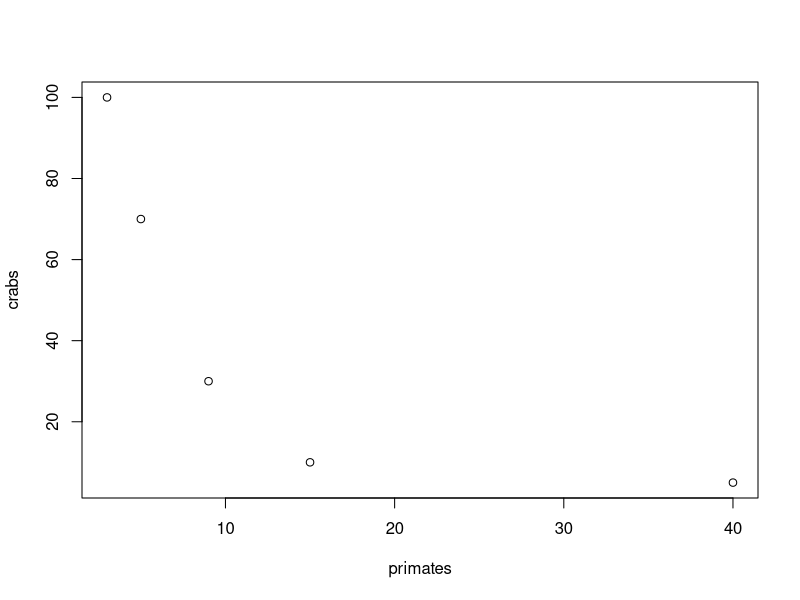
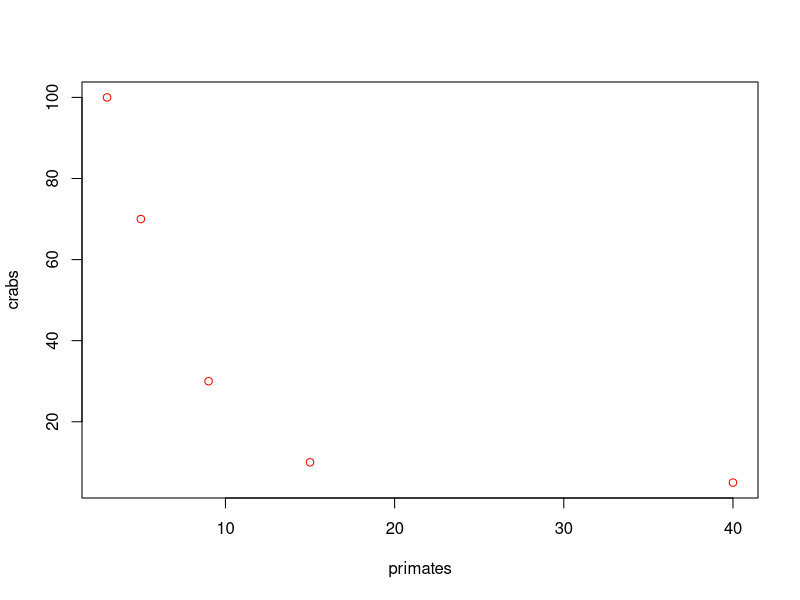
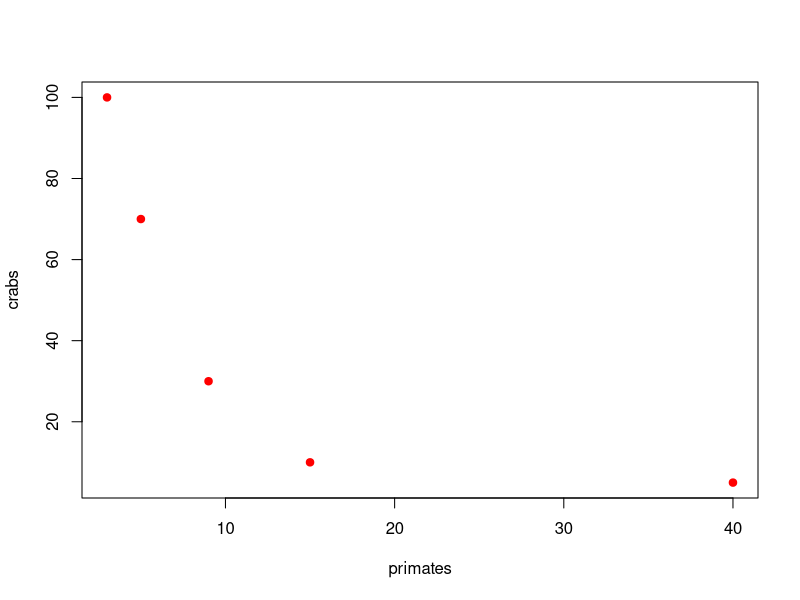
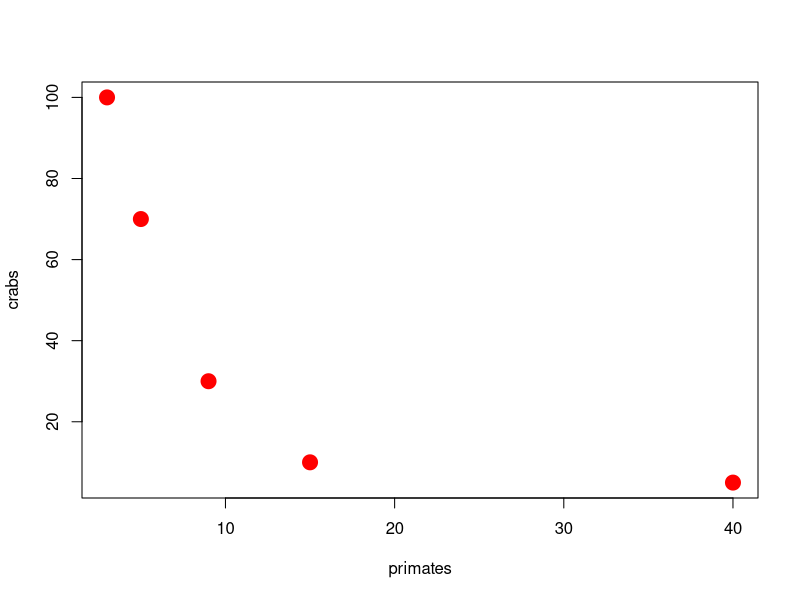
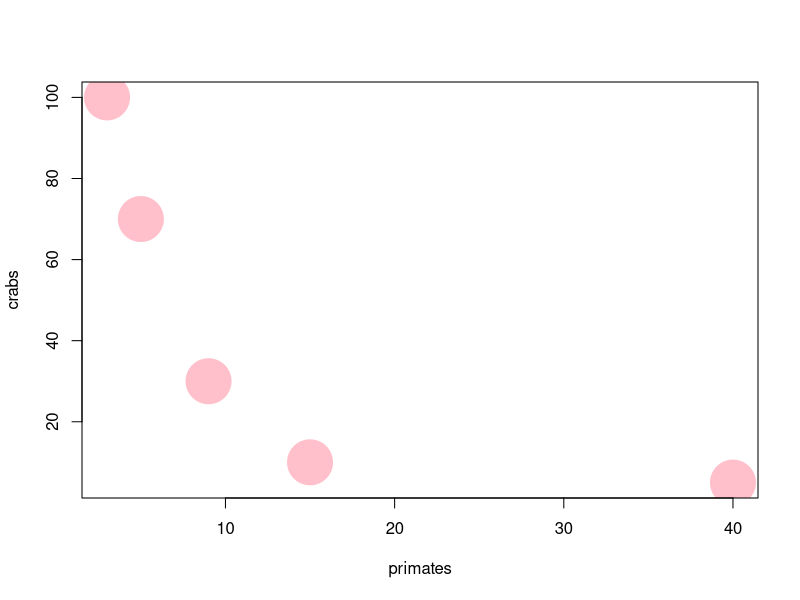
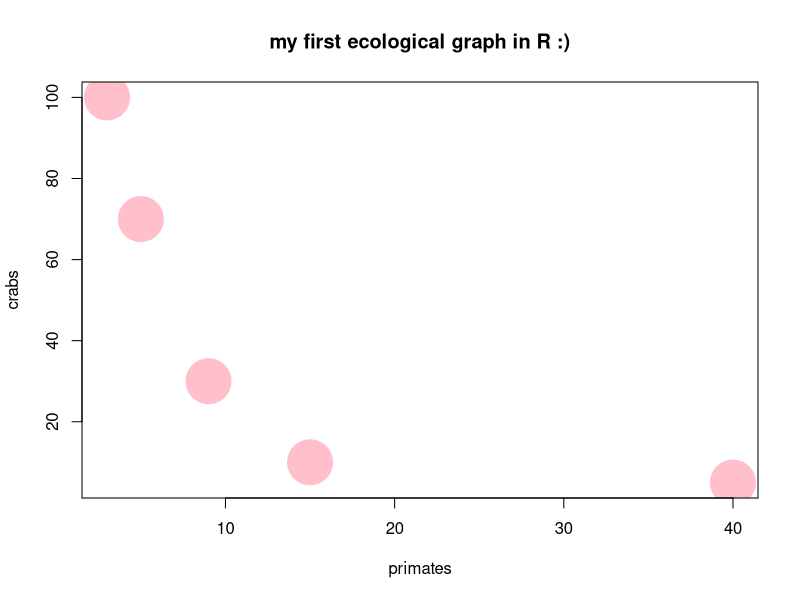

R code for these plots, in order:
# hello this is my first R code

# how many primates in different recording sessions (5) as a dataset. when you have a set of things, an array, you should put a c 
# before the array


primates <- c(3, 5, 9, 15, 40)
primates

# new set
crabs <- c(100, 70, 30, 10, 5) 

# first plot in R (generic x-y plotting): arguments of the plot are the set of primates and the set of crabs
plot(primates, crabs)

#argument to change colors is col

plot(primates, crabs, col= "red")

#point character changed; pch
plot(primates, crabs, col= "red", pch=19)

#character exxageration 
plot(primates, crabs, col= "red", pch=19, cex=2 )
plot(primates, crabs, col= "pink", pch=19, cex=6)
plot(primates, crabs, col= "pink", pch=19, cex=6, main="my first ecological graph in R :)")

#make a table; create a dataframe 

ecoset <- data.frame (primates, crabs)

#ecological numbers
#(manual) mean number of individuals per site
(3+5+9+15+40)/5

#summary of the dataframe
summary(ecoset)
